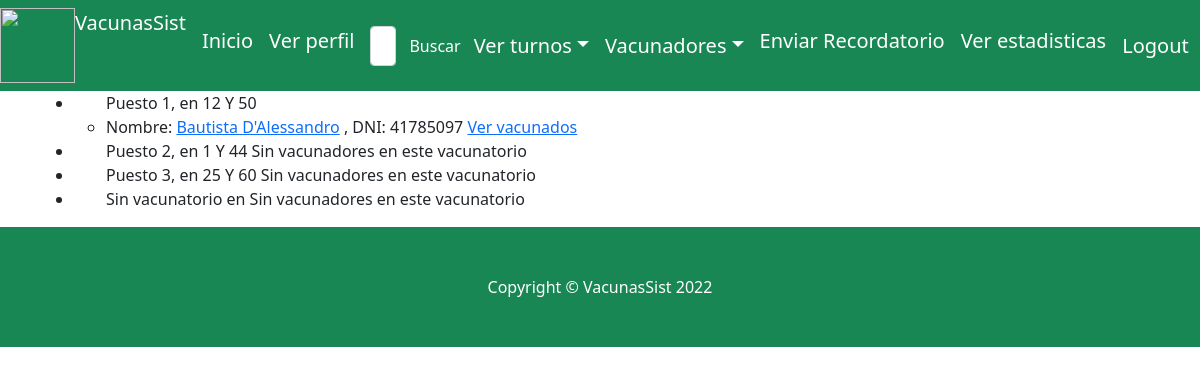
Page /ver_vacunadores (signed in) on the committed database.
### website/models.py (models this page shows)
class Usuario(AbstractBaseUser):
    username =models.CharField('Nombre de usuario', unique=True, max_length=100)
    email = models.EmailField('Correo electrónico', max_length=254, unique=True)
    nombre = models.CharField('Nombre', max_length=254)
    apellido = models.CharField('apellido', max_length=254)
    dni=models.IntegerField(help_text="DNI de la persona", unique=True)
    fecha_nacimiento= models.DateField(help_text="Fecha de nacimiento de la persona")
    residencia = models.TextField(help_text="Descripción de la tarea", null=True)
    vacunatorio_preferencia =models.ForeignKey(Vacunatorio, on_delete=models.CASCADE,null=True)
    fecha_creacion = models.DateTimeField(auto_now_add=True)
    identidad_verificada=models.BooleanField(default=False)
    es_vacunador = models.BooleanField(default=False)
    es_administrador = models.BooleanField(default=False)
    telefono = models.IntegerField(blank=True, null=True)
    direccion = models.CharField(max_length=15, null=True)
    objects= UsuarioManager()
    USERNAME_FIELD = 'username'
    REQUIRED_FIELDS = ['email','nombre', 'apellido','dni', 'fecha_nacimiento']

### website/views.py (the view)
# urls.py: path('ver_vacunadores',views.verVacunadores, name="ver_vacunadores"),
def verVacunadores(request):
    vacunatorios=Vacunatorio.objects.all()
    datosVacunadores = []
    for vacunatorio in vacunatorios:
        vacunadores = Usuario.objects.filter(vacunatorio_preferencia_id=vacunatorio.id).filter(es_vacunador=True)
        datosLocales = []
        datosLocales.append(vacunatorio.nombre+" en "+vacunatorio.ubicacion)
        if (vacunadores):
            for vacunador in vacunadores:
                datosLocales.append(vacunador)
        else:
            datosLocales.append('Sin vacunadores en este vacunatorio')
        datosVacunadores.append(datosLocales)
    return render(request,'website/ver_vacunadores.html',{'datosVacunadores':datosVacunadores})

### website/templates/website/ver_vacunadores.html
{% extends "website/layout.html" %}
{% block body %}
{% if request.user.es_administrador %}
<div class="container">
  <div class="row">
      <div class="col">
        <ul>
       {% for vacunatorio in datosVacunadores %}
       <li><a>{{vacunatorio.nombre}} {{vacunatorio.ubicacion}}</a>
        <ul>
        {% for datos in vacunatorio %}
          {% if datos.nombre %}
            <li><a>Nombre:  </a> <a href="{% url 'ver_perfil_vacunador' datos.id %}">{{datos.nombre}} {{datos.apellido}}</a> <a>, DNI: {{datos.dni}}</a> <a <a href="{% url 'ver_vacunadosXvacunador' datos.id %}"> Ver vacunados</a></li>
          {% else %}
            <a>{{datos}}</a>
          {% endif %}
        {% endfor %}
        </ul>
        </li>
       {% endfor %}
      </ul>
      </div>
    </div>
    </div>
    {% else %} <h5> No tienes permisos para ver esta página</h5>
    {% endif %}
    {% endblock %}

### rows in the picture
Usuario: vacunatorio "Puesto 1, en 12 Y 50", nombre "Bautista", apellido "D'Alessandro", dni "41785097"

### other values in the picture
{{ datos }} "Puesto 2, en 1 Y 44" "Sin vacunadores en este vacunatorio" "Puesto 3, en 25 Y 60" "Sin vacunadores en este vacunatorio" "Sin vacunatorio en" "Sin vacunadores en este vacunatorio"
